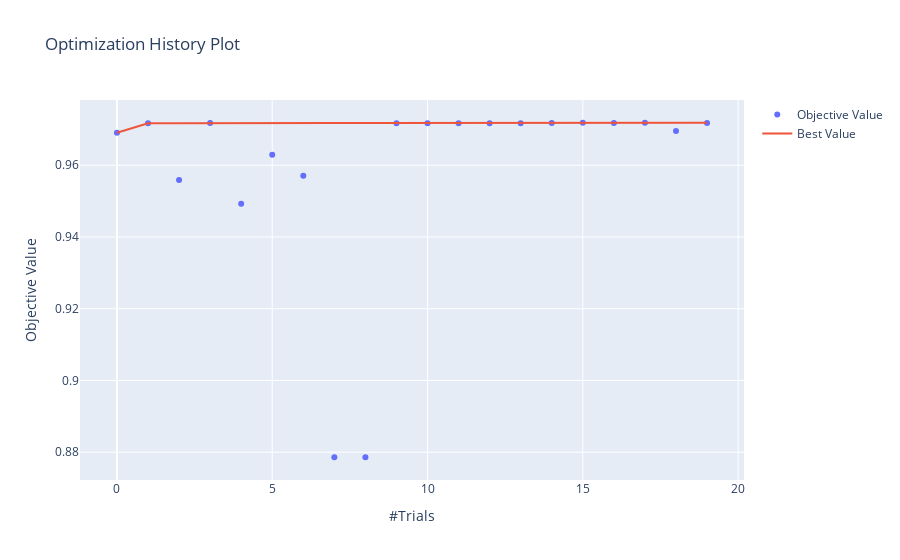

Notebook code for this chart:
### Code cell
optuna.visualization.plot_optimization_history(study)

### Figure 1 — Plotly figure (JSON) as saved in the notebook; plotly's stock layout.template omitted (floating-point values rounded to 4 significant figures)
{"data": [{"mode": "markers", "name": "Objective Value", "type": "scatter", "x": [0, 1, 2, 3, 4, 5, 6, 7, 8, 9, 10, 11, 12, 13, 14, 15, 16, 17, 18, 19], "y": [0.9691, 0.9717, 0.9559, 0.9718, 0.9493, 0.9629, 0.9571, 0.8786, 0.8786, 0.9717, 0.9717, 0.9717, 0.9717, 0.9717, 0.9718, 0.9718, 0.9718, 0.9718, 0.9695, 0.9718]}, {"name": "Best Value", "type": "scatter", "x": [0, 1, 2, 3, 4, 5, 6, 7, 8, 9, 10, 11, 12, 13, 14, 15, 16, 17, 18, 19], "y": [0.9691, 0.9717, 0.9717, 0.9718, 0.9718, 0.9718, 0.9718, 0.9718, 0.9718, 0.9718, 0.9718, 0.9718, 0.9718, 0.9718, 0.9718, 0.9718, 0.9718, 0.9718, 0.9718, 0.9718]}], "layout": {"title": {"text": "Optimization History Plot"}, "xaxis": {"title": {"text": "#Trials"}}, "yaxis": {"title": {"text": "Objective Value"}}}}
